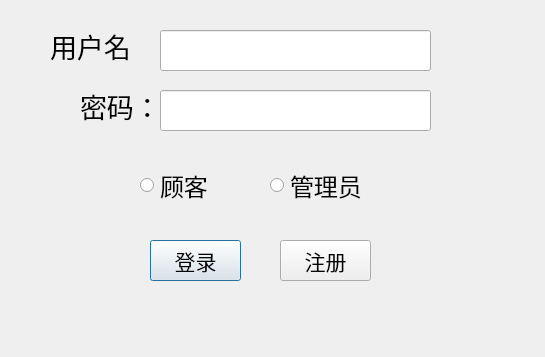
<?xml version="1.0" encoding="UTF-8"?>
<ui version="4.0">
 <class>Dialog_Login</class>
 <widget class="QDialog" name="Dialog_Login">
  <property name="geometry">
   <rect>
    <x>0</x>
    <y>0</y>
    <width>545</width>
    <height>357</height>
   </rect>
  </property>
  <property name="windowTitle">
   <string>电商订单处理系统</string>
  </property>
  <widget class="QLabel" name="label">
   <property name="geometry">
    <rect>
     <x>50</x>
     <y>10</y>
     <width>91</width>
     <height>71</height>
    </rect>
   </property>
   <property name="font">
    <font>
     <pointsize>20</pointsize>
    </font>
   </property>
   <property name="text">
    <string>用户名：</string>
   </property>
  </widget>
  <widget class="QLabel" name="label_2">
   <property name="geometry">
    <rect>
     <x>80</x>
     <y>70</y>
     <width>81</width>
     <height>71</height>
    </rect>
   </property>
   <property name="font">
    <font>
     <pointsize>20</pointsize>
    </font>
   </property>
   <property name="text">
    <string>密码：</string>
   </property>
  </widget>
  <widget class="QLineEdit" name="lineEdit_UserName">
   <property name="geometry">
    <rect>
     <x>160</x>
     <y>30</y>
     <width>271</width>
     <height>41</height>
    </rect>
   </property>
  </widget>
  <widget class="QLineEdit" name="lineEdit_UPassword">
   <property name="geometry">
    <rect>
     <x>160</x>
     <y>90</y>
     <width>271</width>
     <height>41</height>
    </rect>
   </property>
  </widget>
  <widget class="QPushButton" name="pushButton_login">
   <property name="geometry">
    <rect>
     <x>150</x>
     <y>240</y>
     <width>91</width>
     <height>41</height>
    </rect>
   </property>
   <property name="font">
    <font>
     <pointsize>16</pointsize>
    </font>
   </property>
   <property name="text">
    <string>登录</string>
   </property>
  </widget>
  <widget class="QPushButton" name="pushButton_register">
   <property name="geometry">
    <rect>
     <x>280</x>
     <y>240</y>
     <width>91</width>
     <height>41</height>
    </rect>
   </property>
   <property name="font">
    <font>
     <pointsize>16</pointsize>
    </font>
   </property>
   <property name="text">
    <string>注册</string>
   </property>
  </widget>
  <widget class="QRadioButton" name="radioButton_customer">
   <property name="geometry">
    <rect>
     <x>140</x>
     <y>170</y>
     <width>101</width>
     <height>31</height>
    </rect>
   </property>
   <property name="font">
    <font>
     <pointsize>18</pointsize>
    </font>
   </property>
   <property name="text">
    <string>顾客</string>
   </property>
  </widget>
  <widget class="QRadioButton" name="radioButton_admin">
   <property name="geometry">
    <rect>
     <x>270</x>
     <y>170</y>
     <width>101</width>
     <height>31</height>
    </rect>
   </property>
   <property name="font">
    <font>
     <pointsize>18</pointsize>
    </font>
   </property>
   <property name="text">
    <string>管理员</string>
   </property>
  </widget>
 </widget>
 <resources/>
 <connections/>
</ui>
